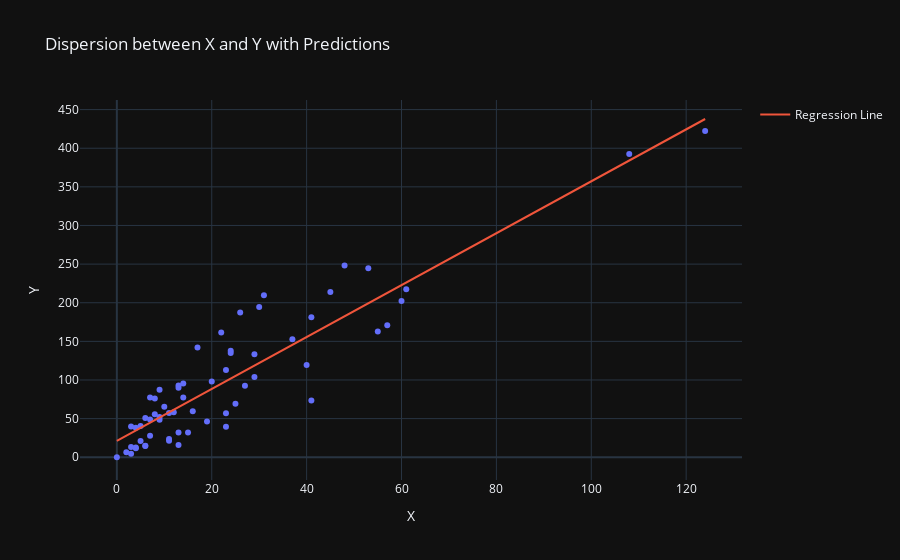

Notebook cell for this chart:
### Markdown cell above
### 5. Visualizando as predições como uma regressão linear

### Code cell
# Plot a regressão linear estimada aqui usando o plotly

# Criar DataFrame para plotagem
df = pd.DataFrame({'X': data['X'], 'Y': data['Y'], 'Predictions': predictions})

# Criar scatter plot com linha de regressão
fig = px.scatter(df, x='X', y='Y', title='Dispersion between X and Y with Predictions')
fig.update_layout(template='plotly_dark')
fig.add_scatter(x=df['X'], y=df['Predictions'], mode='lines', name='Regression Line')

### Figure 1 — Plotly figure (JSON) as saved in the notebook; plotly's stock layout.template omitted (floating-point values rounded to 4 significant figures)
{"data": [{"hovertemplate": "X=%{x}<br>Y=%{y}<extra></extra>", "legendgroup": "", "marker": {"color": "#636efa", "symbol": "circle"}, "mode": "markers", "name": "", "orientation": "v", "showlegend": false, "type": "scatter", "x": [108, 19, 13, 124, 40, 57, 23, 14, 45, 10, 5, 48, 11, 23, 7, 2, 24, 6, 3, 23, 6, 9, 9, 3, 29, 7, 4, 20, 7, 4, 0, 25, 6, 5, 22, 11, 61, 12, 4, 16, 13, 60, 41, 37, 55, 41, 11, 27, 8, 3, 17, 13, 13, 15, 8, 29, 30, 24, 9, 31, 14, 53, 26], "xaxis": "x", "y": [392.5, 46.2, 15.7, 422.2, 119.4, 170.9, 56.9, 77.5, 214, 65.3, 20.9, 248.1, 23.5, 39.6, 48.8, 6.6, 134.9, 50.9, 4.4, 113, 14.8, 48.7, 52.1, 13.2, 103.9, 77.5, 11.8, 98.1, 27.9, 38.1, 0, 69.2, 14.6, 40.3, 161.5, 57.2, 217.6, 58.1, 12.6, 59.6, 89.9, 202.4, 181.3, 152.8, 162.8, 73.4, 21.3, 92.6, 76.1, 39.9, 142.1, 93, 31.9, 32.1, 55.6, 133.3, 194.5, 137.9, 87.4, 209.8, 95.5, 244.6, 187.5], "yaxis": "y"}, {"mode": "lines", "name": "Regression Line", "type": "scatter", "x": [108, 19, 13, 124, 40, 57, 23, 14, 45, 10, 5, 48, 11, 23, 7, 2, 24, 6, 3, 23, 6, 9, 9, 3, 29, 7, 4, 20, 7, 4, 0, 25, 6, 5, 22, 11, 61, 12, 4, 16, 13, 60, 41, 37, 55, 41, 11, 27, 8, 3, 17, 13, 13, 15, 8, 29, 30, 24, 9, 31, 14, 53, 26], "y": [384.1, 85.07, 64.91, 437.8, 155.6, 212.7, 98.51, 68.27, 172.4, 54.83, 38.03, 182.5, 58.19, 98.51, 44.75, 27.95, 101.9, 41.39, 31.31, 98.51, 41.39, 51.47, 51.47, 31.31, 118.7, 44.75, 34.67, 88.43, 44.75, 34.67, 21.24, 105.2, 41.39, 38.03, 95.15, 58.19, 226.2, 61.55, 34.67, 74.99, 64.91, 222.8, 159.0, 145.5, 206.0, 159.0, 58.19, 111.9, 48.11, 31.31, 78.35, 64.91, 64.91, 71.63, 48.11, 118.7, 122.0, 101.9, 51.47, 125.4, 68.27, 199.3, 108.6]}], "layout": {"legend": {"tracegroupgap": 0}, "title": {"text": "Dispersion between X and Y with Predictions"}, "xaxis": {"anchor": "y", "domain": [0, 1], "title": {"text": "X"}}, "yaxis": {"anchor": "x", "domain": [0, 1], "title": {"text": "Y"}}}}
